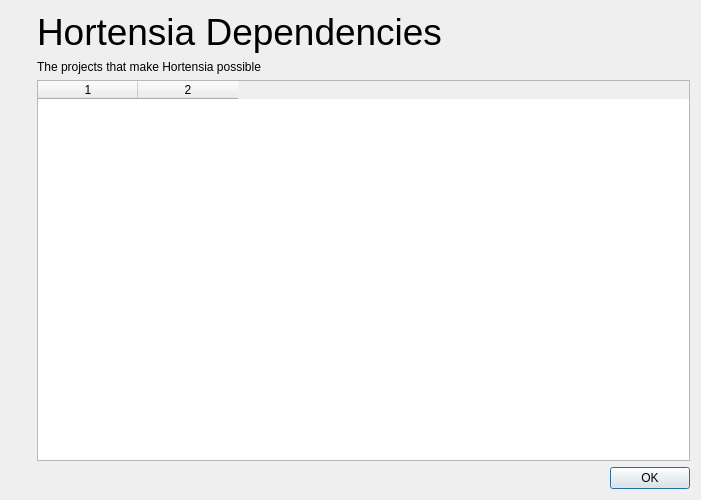
<?xml version="1.0" encoding="UTF-8"?>
<ui version="4.0">
 <class>DepsDialog</class>
 <widget class="QDialog" name="DepsDialog">
  <property name="geometry">
   <rect>
    <x>0</x>
    <y>0</y>
    <width>701</width>
    <height>500</height>
   </rect>
  </property>
  <property name="windowTitle">
    <string>Hortensia Dependencies</string>
  </property>
  <layout class="QVBoxLayout" name="verticalLayout_3">
   <item>
    <layout class="QHBoxLayout" name="horizontalLayout" stretch="0,1">
     <item>
      <layout class="QVBoxLayout" name="verticalLayout_2">
       <item>
        <widget class="QLabel" name="labelLogo">
         <property name="sizePolicy">
          <sizepolicy hsizetype="Preferred" vsizetype="Preferred">
           <horstretch>0</horstretch>
           <verstretch>0</verstretch>
          </sizepolicy>
         </property>
         <property name="maximumSize">
          <size>
           <width>200</width>
           <height>200</height>
          </size>
         </property>
         <property name="text">
          <string/>
         </property>
         <property name="pixmap">
          <pixmap resource="../../dist/qt_themes/default/default.qrc">:/icons/default/256x256/hortensia.png</pixmap>
         </property>
         <property name="scaledContents">
          <bool>true</bool>
         </property>
        </widget>
       </item>
       <item>
        <spacer name="verticalSpacer">
         <property name="orientation">
          <enum>Qt::Orientation::Vertical</enum>
         </property>
         <property name="sizeHint" stdset="0">
          <size>
           <width>20</width>
           <height>40</height>
          </size>
         </property>
        </spacer>
       </item>
      </layout>
     </item>
     <item>
      <layout class="QVBoxLayout" name="verticalLayout">
       <item>
        <widget class="QLabel" name="labelEden">
         <property name="sizePolicy">
          <sizepolicy hsizetype="Preferred" vsizetype="Fixed">
           <horstretch>0</horstretch>
           <verstretch>0</verstretch>
          </sizepolicy>
         </property>
         <property name="text">
          <string>&lt;html&gt;&lt;head/&gt;&lt;body&gt;&lt;p&gt;&lt;span style=&quot; font-size:28pt;&quot;&gt;Hortensia Dependencies&lt;/span&gt;&lt;/p&gt;&lt;/body&gt;&lt;/html&gt;</string>
         </property>
        </widget>
       </item>
       <item>
        <widget class="QLabel" name="labelInfo">
         <property name="sizePolicy">
          <sizepolicy hsizetype="Preferred" vsizetype="Fixed">
           <horstretch>0</horstretch>
           <verstretch>0</verstretch>
          </sizepolicy>
         </property>
         <property name="text">
        <string>&lt;html&gt;&lt;head/&gt;&lt;body&gt;&lt;p&gt;The projects that make Hortensia possible&lt;/p&gt;&lt;/body&gt;&lt;/html&gt;</string>
         </property>
        </widget>
       </item>
       <item>
        <widget class="QTableWidget" name="tableDeps">
         <property name="editTriggers">
          <set>QAbstractItemView::EditTrigger::NoEditTriggers</set>
         </property>
         <property name="alternatingRowColors">
          <bool>true</bool>
         </property>
         <property name="selectionMode">
          <enum>QAbstractItemView::SelectionMode::NoSelection</enum>
         </property>
         <property name="columnCount">
          <number>2</number>
         </property>
         <attribute name="horizontalHeaderShowSortIndicator" stdset="0">
          <bool>false</bool>
         </attribute>
         <attribute name="verticalHeaderVisible">
          <bool>false</bool>
         </attribute>
         <column/>
         <column/>
        </widget>
       </item>
      </layout>
     </item>
    </layout>
   </item>
   <item>
    <widget class="QDialogButtonBox" name="buttonBox">
     <property name="orientation">
      <enum>Qt::Orientation::Horizontal</enum>
     </property>
     <property name="standardButtons">
      <set>QDialogButtonBox::StandardButton::Ok</set>
     </property>
    </widget>
   </item>
  </layout>
 </widget>
 <resources>
  <include location="../../dist/qt_themes/default/default.qrc"/>
 </resources>
 <connections>
  <connection>
   <sender>buttonBox</sender>
   <signal>accepted()</signal>
   <receiver>DepsDialog</receiver>
   <slot>accept()</slot>
   <hints>
    <hint type="sourcelabel">
     <x>20</x>
     <y>20</y>
    </hint>
    <hint type="destinationlabel">
     <x>20</x>
     <y>20</y>
    </hint>
   </hints>
  </connection>
  <connection>
   <sender>buttonBox</sender>
   <signal>rejected()</signal>
   <receiver>DepsDialog</receiver>
   <slot>reject()</slot>
   <hints>
    <hint type="sourcelabel">
     <x>20</x>
     <y>20</y>
    </hint>
    <hint type="destinationlabel">
     <x>20</x>
     <y>20</y>
    </hint>
   </hints>
  </connection>
 </connections>
</ui>
